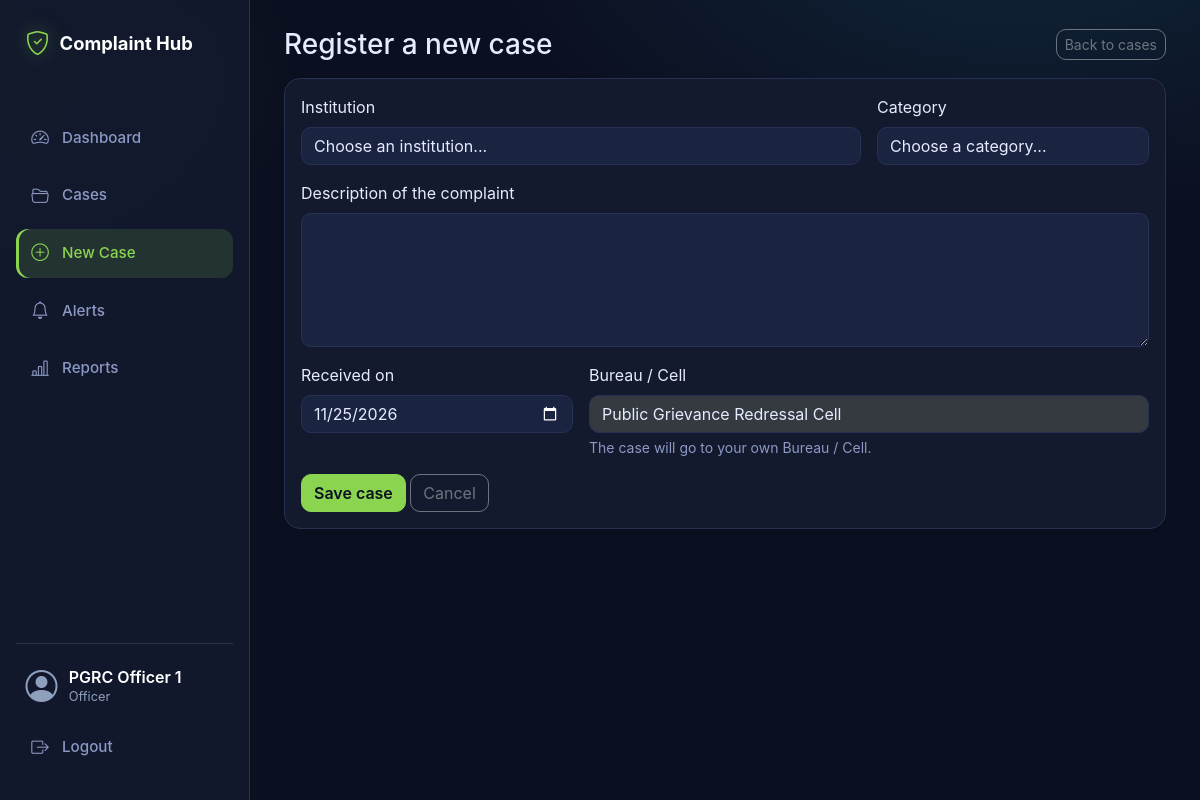
The page /cases/new (signed in) on the database its author committed.
### models.py (models this page shows)
class User(UserMixin, db.Model):
    __tablename__ = "users"
    id = db.Column(db.Integer, primary_key=True)
    name = db.Column(db.String(100), nullable=False)
    email = db.Column(db.String(120), unique=True, nullable=False)
    password_hash = db.Column(db.String(255), nullable=False)
    role = db.Column(db.String(30), nullable=False)  # admin, officer, regional, senior
    bureau_id = db.Column(db.Integer, db.ForeignKey("bureaus.id"))
    region = db.Column(db.String(50))
    bureau = db.relationship("Bureau")

class Bureau(db.Model):
    __tablename__ = "bureaus"
    id = db.Column(db.Integer, primary_key=True)
    code = db.Column(db.String(20), unique=True, nullable=False)
    name = db.Column(db.String(120), nullable=False)

### app.py (the view, shortened to what this page needs)
@app.route("/cases/new", methods=["GET", "POST"])
def new_case():
    institutions = Institution.query.order_by(Institution.name).all()
    bureaus = Bureau.query.order_by(Bureau.name).all()
    form = {
        "institution_id": "",
        "category": "",
        "description": "",
        "received_on": date.today().isoformat(),
        "bureau": "",
    }
    return render_template(
        "case_new.html",
        form=form,
        institutions=institutions,
        bureaus=bureaus,
        category_days=CATEGORY_DAYS,
    )

### app.py (called while the page is built)
@login_manager.user_loader
def load_user(user_id):
    return db.session.get(User, int(user_id))

@app.before_request
def require_login():
    if request.endpoint in ("login", "static"):
        return None
    if not current_user.is_authenticated:
        return redirect(url_for("login"))
    return None

### templates/case_new.html (shortened to what this page needs)
{% extends "base.html" %}
{% block content %}
<div class="d-flex justify-content-between align-items-center mb-3">
    <h3 class="mb-0">Register a new case</h3>
    <a href="/cases" class="btn btn-outline-secondary btn-sm">Back to cases</a>
</div>
<form method="POST" action="{{ url_for('new_case') }}" class="card card-body shadow-sm">
    <div class="row g-3">
        <div class="col-md-8">
            <label class="form-label" for="institution_id">Institution</label>
            <select class="form-select" id="institution_id" name="institution_id" required>
                <option value="">Choose an institution...</option>
            </select>
        </div>
        <div class="col-md-4">
            <label class="form-label" for="category">Category</label>
            <select class="form-select" id="category" name="category" required>
                <option value="">Choose a category...</option>
            </select>
        </div>
        <div class="col-12">
            <label class="form-label" for="description">Description of the complaint</label>
            <textarea class="form-control" id="description" name="description" rows="5" required>{{ form.description }}</textarea>
        </div>
        <div class="col-md-4">
            <label class="form-label" for="received_on">Received on</label>
            <input type="date" class="form-control" id="received_on" name="received_on"
                   value="{{ form.received_on }}" max="{{ form.received_on if false else '' }}" required>
        </div>
        <div class="col-md-8">
            <label class="form-label" for="bureau">Bureau / Cell</label>
            {% if current_user.bureau_id %}
                <input type="text" class="form-control" value="{{ current_user.bureau.name }}" disabled>
                <div class="form-text">The case will go to your own Bureau / Cell.</div>
            {% endif %}
        </div>
        <div class="col-12">
            <button type="submit" class="btn btn-primary">Save case</button>
            <a href="/cases" class="btn btn-outline-secondary">Cancel</a>
        </div>
    </div>
</form>
{% endblock %}

### templates/base.html (shortened to what this page needs)
<!DOCTYPE html>
<html lang="en" data-bs-theme="dark"><head>
    <link href="https://cdn.jsdelivr.net/npm/bootstrap@5.3.3/dist/css/bootstrap.min.css" rel="stylesheet">
    <link href="https://cdn.jsdelivr.net/npm/bootstrap-icons@1.11.3/font/bootstrap-icons.min.css" rel="stylesheet">
<link href="{{ url_for('static', filename='theme.css') }}" rel="stylesheet">
</head>
<body>
{% if current_user.is_authenticated %}
<div class="app-shell">
    <aside class="sidebar">
        <div class="sidebar-top">
            <div class="brand"><i class="bi bi-shield-check"></i> Complaint Hub</div>
        </div>
        <div class="collapse d-lg-flex sidebar-body" id="sidebarMenu">
            <nav class="side-nav">
                <a class="side-link {% if request.endpoint == 'dashboard' %}active{% endif %}"
                   href="{{ url_for('dashboard') }}"><i class="bi bi-speedometer2"></i> Dashboard</a>
                <a class="side-link {% if request.endpoint in ('cases', 'case_detail') %}active{% endif %}"
                   href="{{ url_for('cases') }}"><i class="bi bi-folder2-open"></i> Cases</a>
                <a class="side-link {% if request.endpoint == 'new_case' %}active{% endif %}"
                   href="{{ url_for('new_case') }}"><i class="bi bi-plus-circle"></i> New Case</a>
                <a class="side-link {% if request.endpoint == 'alerts' %}active{% endif %}"
                   href="{{ url_for('alerts') }}"><i class="bi bi-bell"></i> Alerts</a>
                <a class="side-link {% if request.endpoint == 'reports' %}active{% endif %}"
                   href="{{ url_for('reports') }}"><i class="bi bi-bar-chart-line"></i> Reports</a>
            </nav>
            <div class="side-footer">
                <div class="side-user">
                    <i class="bi bi-person-circle"></i>
                    <div>
                        <div class="name">{{ current_user.name }}</div>
                        <div class="role">{{ current_user.role or '' }}</div>
                    </div>
                </div>
                <a class="side-link" href="{{ url_for('logout') }}"><i class="bi bi-box-arrow-right"></i> Logout</a>
            </div>
        </div>
    </aside>
    <main class="main">
{% else %}
<div class="auth-shell">
    <main class="auth-main">
{% endif %}
        {% block content %}{% endblock %}
    </main>
</div>
</body>
</html>

### static/theme.css (style rules this page uses)
:root { --bg: #0b1020; --surface: #131a2e; --surface-2: #1a2340; --border: #263154; --text: #e6ebff; --muted: #8d99c4; --accent: #8bd450; --accent-2: #38bdf8; --warn: #fbbf24; --danger: #f87171; --purple: #a78bfa; }
body { font-family: "Inter", system-ui, sans-serif; color: var(--text); background: radial-gradient(900px 500px at 85% -10%, rgba(56,189,248,.12), transparent 60%), radial-gradient(700px 400px at -10% 10%, rgba(139,212,80,.10), transparent 60%), var(--bg); background-attachment: fixed; }
.app-shell { display: flex; min-height: 100vh; }
.sidebar { width: 250px; flex-shrink: 0; padding: 22px 16px; background: rgba(19,26,46,.85); backdrop-filter: blur(8px); border-right: 1px solid var(--border); position: sticky; top: 0; height: 100vh; overflow-y: auto; }
.brand { font-weight: 700; font-size: 1.15rem; display: flex; align-items: center; gap: 10px; margin-bottom: 28px; }
.brand i { color: var(--accent); font-size: 1.5rem; filter: drop-shadow(0 0 8px rgba(139,212,80,.6)); }
.side-link { display: flex; align-items: center; gap: 12px; padding: 11px 14px; margin-bottom: 6px; color: var(--muted); text-decoration: none; border-radius: 12px; font-weight: 500; transition: all .2s; }
.side-link.active { background: rgba(139,212,80,.14); color: var(--accent); box-shadow: inset 3px 0 0 var(--accent); }
.main { flex: 1; padding: 28px 34px; min-width: 0; }
.card { background: var(--surface); border: 1px solid var(--border); border-radius: 16px; box-shadow: 0 8px 24px rgba(0,0,0,.25); }
.btn-primary { background: var(--accent); border-color: var(--accent); color: #0b1020; font-weight: 600; border-radius: 10px; }
.btn-outline-secondary { border-radius: 10px; }
.form-control, .form-select { background: var(--surface-2); border: 1px solid var(--border); border-radius: 10px; color: var(--text); }
a { color: var(--accent-2); }
[data-bs-theme="dark"] { --bs-body-color: #e6e9f5; --bs-body-color-rgb: 230, 233, 245; --bs-emphasis-color: #ffffff; --bs-emphasis-color-rgb: 255, 255, 255; --bs-secondary-color: #8d99c4; --bs-border-color: #263154; }

### templates/base.html (style rules this page uses)
:root { --sidebar-bg: #111c2e; --sidebar-text: #b9c3d6; --sidebar-muted: #8fa0bd; --sidebar-accent: #2f6df6; --page-bg: #f4f6fa; }
body { background: var(--page-bg); }
.app-shell { display: flex; min-height: 100vh; }
.sidebar { width: 250px; flex-shrink: 0; background: var(--sidebar-bg); color: var(--sidebar-text); position: sticky; top: 0; height: 100vh; display: flex; flex-direction: column; padding: 1.25rem 0.9rem; }
.sidebar-top { display: flex; justify-content: space-between; align-items: center; margin-bottom: 1.25rem; }
.brand { color: #fff; font-size: 1.2rem; font-weight: 600; display: flex; align-items: center; gap: 0.6rem; padding: 0.25rem 0.6rem; }
.brand i { color: #5b8cff; font-size: 1.4rem; }
.sidebar-body { flex-direction: column; flex: 1; min-height: 0; }
.side-nav { display: flex; flex-direction: column; gap: 0.2rem; }
.side-link { display: flex; align-items: center; gap: 0.75rem; padding: 0.6rem 0.8rem; border-radius: 0.5rem; color: var(--sidebar-text); text-decoration: none; font-size: 0.95rem; }
.side-link i { font-size: 1.1rem; width: 1.25rem; text-align: center; }
.side-link.active { background: var(--sidebar-accent); color: #fff; }
.side-footer { margin-top: auto; padding-top: 1rem; border-top: 1px solid rgba(255, 255, 255, 0.12); }
.side-user { display: flex; align-items: center; gap: 0.7rem; padding: 0.2rem 0.6rem 0.8rem; }
.side-user > i { font-size: 2rem; color: var(--sidebar-muted); }
.side-user .name { color: #fff; font-weight: 600; line-height: 1.2; }
.side-user .role { font-size: 0.8rem; color: var(--sidebar-muted); text-transform: capitalize; }
.main { flex: 1; min-width: 0; padding: 1.75rem 2rem; }

### rows shown on the page
User: name "PGRC Officer 1", role "Officer"
Bureau: bureau.name "Public Grievance Redressal Cell"
